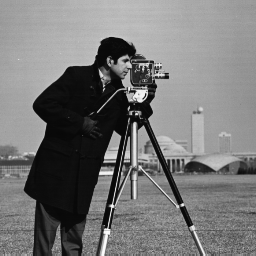
#> input picture Segundo/2Cuatrimestre/4C_Imagenes1/U3/Codigo/cameraman.tif, 256 x 256 px, given in place of punto.tif, which was not available; the run also reads 1 picture not shown here
$ python PDI_U3_Segmentacion.py   (older library calls are emulated)
#> lines starting #> are read from the running program, lines starting #| are printed output that depends on the picture; after the words box and inside, x2 and y2 are one past the last pixel; in counts of white or black regions, pixels touching at a corner belong together; pictures that were not available may be replaced by others from this repository, and a replacement may not be noted
import cv2
import numpy as np
import matplotlib.pyplot as plt

# Defininimos función para mostrar imágenes
def imshow(img, new_fig=True, title=None, color_img=False, blocking=False, colorbar=True, ticks=False):
    if new_fig:
        plt.figure()
    if color_img:
        plt.imshow(img)
    else:
        plt.imshow(img, cmap='gray')
    plt.title(title)
    if not ticks:
        plt.xticks([])
        plt.yticks([])
    if colorbar:
        plt.colorbar()
    if new_fig:
        plt.show(block=blocking)

# -------------------------------------------------------------------------------
# --- Detección de puntos -------------------------------------------------------
# -------------------------------------------------------------------------------
f = cv2.imread(r'D:\Github\TUIA\Segundo\2Cuatrimestre\4C_Imagenes1\U3\Codigo\punto.tif', cv2.IMREAD_GRAYSCALE)   # Leemos imagen
#> f is the input picture: shape (256, 256); min 7, max 253, mean 118.7
imshow(f, title="Imagen con un punto oculto")

w = -1*np.ones((3,3))                   # Definimos el kernel para...
w[1,1] = 8                              # ... detectar puntos
fp = cv2.filter2D(f, cv2.CV_64F, w)     # Filtramos
np.unique(fp)
imshow(fp, title="Filtrado con kernel para detectar Puntos")

fpn = abs(fp)                           # Acondicionamiento: abs()
# fpn = cv2.convertScaleAbs(fp)             # En este caso, no generaría problemas. Pero ver el ejemplo siguiente.
np.unique(fpn)
imshow(fpn, title="Filtrado + abs()")

f_point = fpn > fpn.max()*0.9           # Detección mediante umbralado
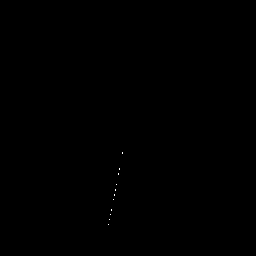
#> f_point: shape (256, 256) bool; 0.03% white in thin lines or dots, all inside (x1, y1, x2, y2) = (108, 152, 123, 225)
imshow(f_point, title="Puntos Segmentados")
np.sum(f_point)                         # Mostramos cuantos puntos detectamos

plt.figure()
ax = plt.subplot(221)
imshow(f,new_fig=False, title="Imagen Original")
plt.subplot(222, sharex=ax, sharey=ax), imshow(fp, new_fig=False, title="Filtrado")
plt.subplot(223, sharex=ax, sharey=ax), imshow(fpn, new_fig=False, title="Filtrado + abs()")
plt.subplot(224, sharex=ax, sharey=ax), imshow(f_point, new_fig=False, title="Filtrado + abs() + Umbralado")
plt.suptitle("Detección de Punto")
plt.show(block=False)

# -------------------------------------------------------------------------------
# --- Detección de lineas orientadas --------------------------------------------
# -------------------------------------------------------------------------------
f = cv2.imread('lineas_orientadas.tif', cv2.IMREAD_GRAYSCALE)   # Leemos imagen
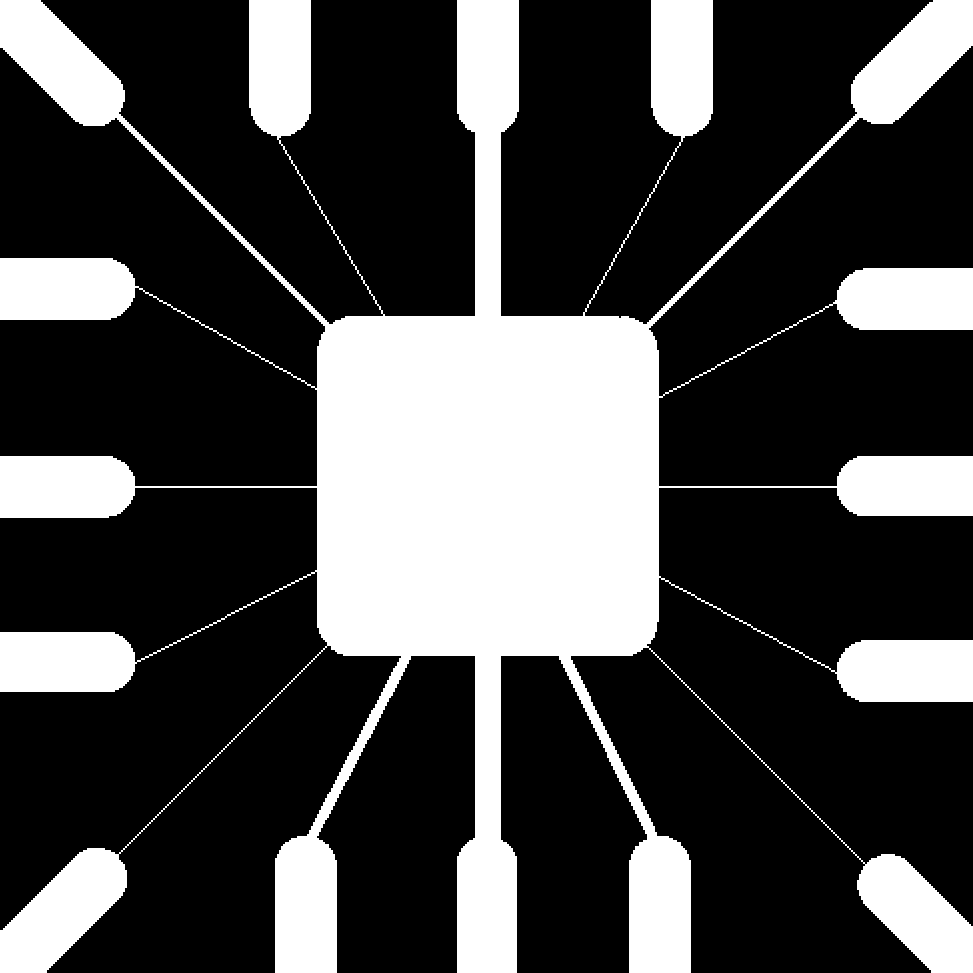
#> input picture Segundo/2Cuatrimestre/4C_Imagenes1/U3/Codigo/circuito.tif, 973 x 973 px, given in place of lineas_orientadas.tif, which was not available
#> f: shape (973, 973); 28.1% white; 1 white region, box (x1, y1, x2, y2) and area: (0, 0, 973, 973) 265583
f.shape
np.unique(f)
imshow(f, ticks=True, title="Imagen con lineas")

# Filtramos
w = np.array([[-1,-1,-1],[2,2,2],[-1,-1,-1]])     # Horizontal
# w = np.array([[-1,2,-1],[-1,2,-1],[-1,2,-1]])       # Vertical
# w = np.array([[-1,-1,2],[-1,2,-1],[2,-1,-1]])       # +45º
# w = np.array([[2,-1,-1],[-1,2,-1],[-1,-1,2]])       # -45º
f_fil = cv2.filter2D(f, cv2.CV_64F, w)
np.unique(f_fil)
imshow(f_fil, title="Filtrado con kernel para detectar lineas orientadas")

f_fil_abs = abs(f_fil)                          # Acondicionamos
# f_fil_abs = cv2.convertScaleAbs(f_fil)        # Así generaría problemas
np.unique(f_fil_abs)
imshow(f_fil_abs, title="Filtrado + abs()")

f_det = f_fil_abs >= f_fil_abs.max()*1.0    # Detección mediante umbralado
#> f_det: shape (973, 973) bool; 0.74% white in thin lines or dots
imshow(f_det, title="Lineas segmentadas")

plt.figure()
ax = plt.subplot(221)
imshow(f, new_fig=False, title="Imagen Original")
plt.subplot(222, sharex=ax, sharey=ax), imshow(f_fil, new_fig=False, title="Filtrado")
plt.subplot(223, sharex=ax, sharey=ax), imshow(f_fil_abs, new_fig=False, title="Filtrado + abs()")
plt.subplot(224, sharex=ax, sharey=ax), imshow(f_det, new_fig=False, title="Filtrado + abs() + Umbralado")
plt.suptitle("Detección de Lineas Orientadas")
plt.show(block=False)

# -------------------------------------------------------------------------------
# --- Detección de lineas orientadas - Otro Ejemplo -----------------------------
# -------------------------------------------------------------------------------
f = cv2.imread('circuito.tif', cv2.IMREAD_GRAYSCALE)   # Leemos imagen
f.shape
np.unique(f)
imshow(f, ticks=True)

# --- Version 1 ------------------------------------------
w = np.array([[-1,-1,2],[-1,2,-1],[2,-1,-1]])   # +45º
f_fil = cv2.filter2D(f, cv2.CV_64F, w)          # Filtramos
f_fil_acond = abs(f_fil)                        # Acondicionamos: abs()
f_det = f_fil_acond >= f_fil_acond.max()*1.0    # Detección mediante umbralado
#> f_det: shape (973, 973) bool; 0.11% white in thin lines or dots, all inside (x1, y1, x2, y2) = (118, 139, 866, 865)

np.unique(f_fil)
np.unique(f_fil_acond)

plt.figure()
ax = plt.subplot(221)
imshow(f, new_fig=False, title="Imagen Original", ticks=True)
plt.subplot(222, sharex=ax, sharey=ax), imshow(f_fil, new_fig=False, title="Filtrado", ticks=True)
plt.subplot(223, sharex=ax, sharey=ax), imshow(f_fil_acond, new_fig=False, title="Filtrado + Acondicionamiento", ticks=True)
plt.subplot(224, sharex=ax, sharey=ax), imshow(f_det, new_fig=False, title="Filtrado + abs() + Umbralado", ticks=True)
plt.suptitle("Detección de Lineas Orientadas")
plt.show(block=False)

# --- Version 2 (un poco mejor para este caso) --------------------------------
w = np.array([[-1,-1,2],[-1,2,-1],[2,-1,-1]])   # +45º
f_fil = cv2.filter2D(f, cv2.CV_64F, w)          # Filtramos
f_fil_acond = f_fil.copy()                      # Acondicionamos: A los valores < 0...
f_fil_acond[f_fil_acond<0] = 0                  # ... les asigno 0
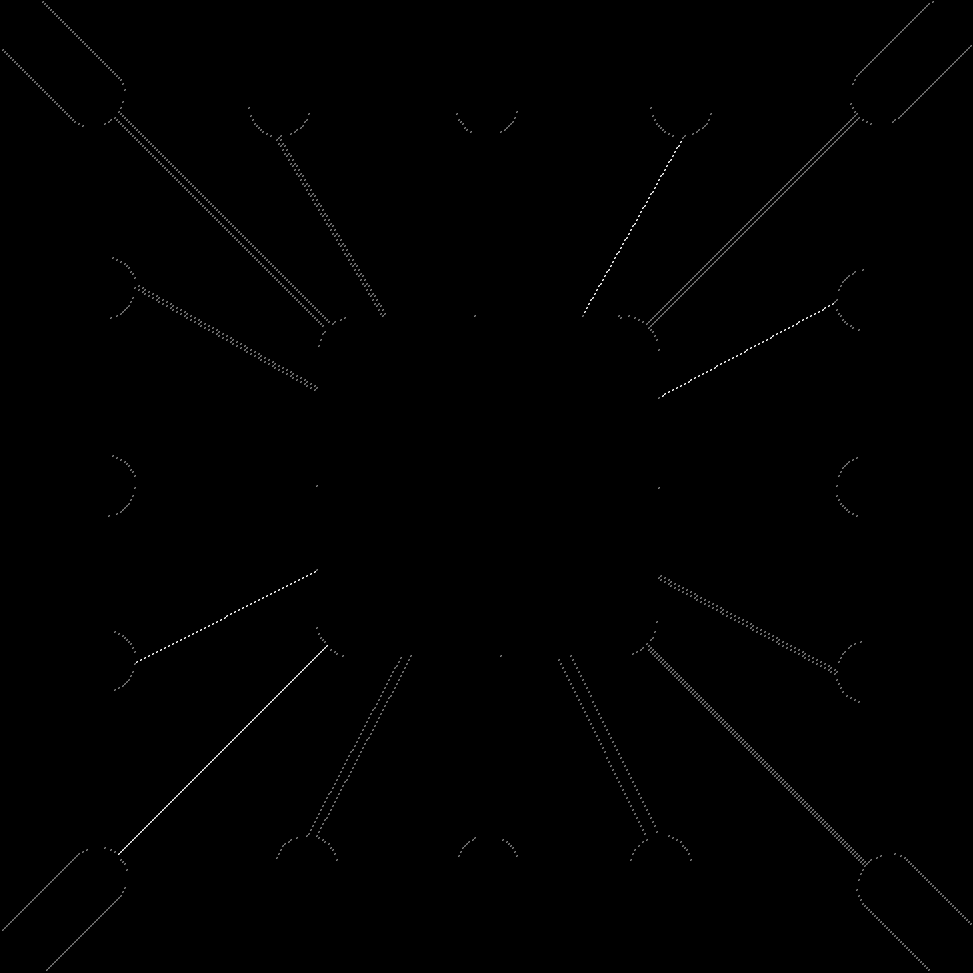
#> f_fil_acond: shape (973, 973) float64; min 0, max 1020, mean 3.6; drawn with min black and max white
f_det2 = f_fil_acond >= f_fil_acond.max()*0.9    # Detección mediante umbralado
#> f_det2: shape (973, 973) bool; 0.05% white in thin lines or dots, all inside (x1, y1, x2, y2) = (118, 141, 834, 855)

np.unique(f_fil)
np.unique(f_fil_acond)

plt.figure()
ax = plt.subplot(221)
imshow(f, new_fig=False, title="Imagen Original", ticks=True)
plt.subplot(222, sharex=ax, sharey=ax), imshow(f_fil, new_fig=False, title="Filtrado", ticks=True)
plt.subplot(223, sharex=ax, sharey=ax), imshow(f_fil_acond, new_fig=False, title="Filtrado + Acondicionamiento", ticks=True)
plt.subplot(224, sharex=ax, sharey=ax), imshow(f_det2, new_fig=False, title="Filtrado + abs() + Umbralado", ticks=True)
plt.suptitle("Detección de Lineas Orientadas")
plt.show(block=False)

# --- Comparo ambas versiones ------------------------------------------------
plt.figure()
ax = plt.subplot(121); imshow(f_det, new_fig=False, title="Version 1", colorbar=False)
plt.subplot(122, sharex=ax, sharey=ax), imshow(f_det2, new_fig=False, title="Version 2", colorbar=False)
plt.show(block=False)

# -------------------------------------------------------------------------------
# --- Detección de Bordes - Gradiente -------------------------------------------
# -------------------------------------------------------------------------------
# Cargo Imagen
f = cv2.imread('building.tif', cv2.IMREAD_GRAYSCALE)
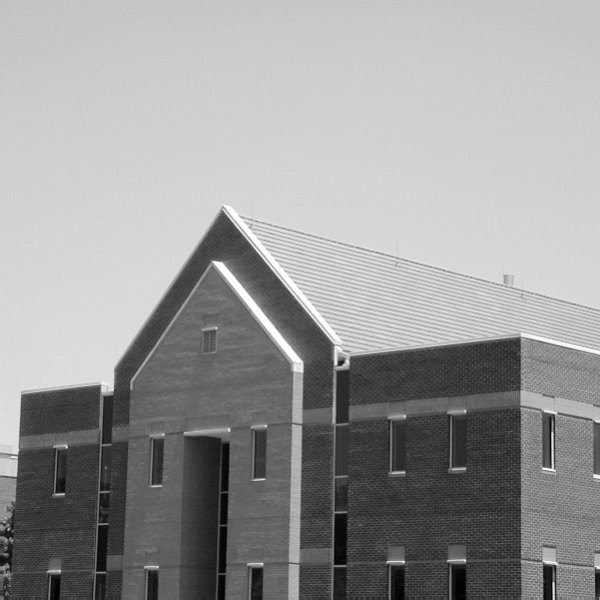
#> input picture Segundo/2Cuatrimestre/4C_Imagenes1/U3/Codigo/building.tif, 600 x 600 px
#> f is the input picture: shape (600, 600); min 0, max 255, mean 152.9
f.dtype
f.shape
imshow(f)
#> in imshow (call 28), `plt.show(block=blocking)`:
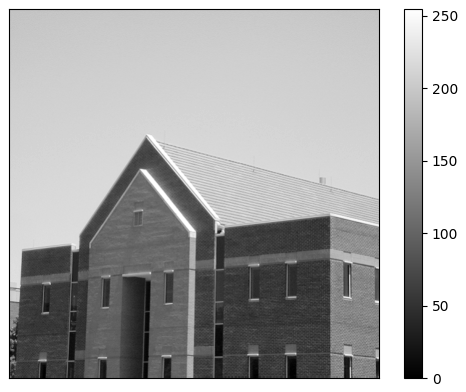
#> figure drawn by matplotlib, 2 panels

# Filtrado
ddepth = cv2.CV_16S  # Formato salida
grad_x = cv2.Sobel(f, ddepth, 1, 0, ksize=3) # https://docs.opencv.org/3.4/d4/d86/group__imgproc__filter.html#gacea54f142e81b6758cb6f375ce782c8d
grad_y = cv2.Sobel(f, ddepth, 0, 1, ksize=3) # Tutorial: https://opencv-python-tutroals.readthedocs.io/en/latest/py_tutorials/py_imgproc/py_gradients/py_gradients.html
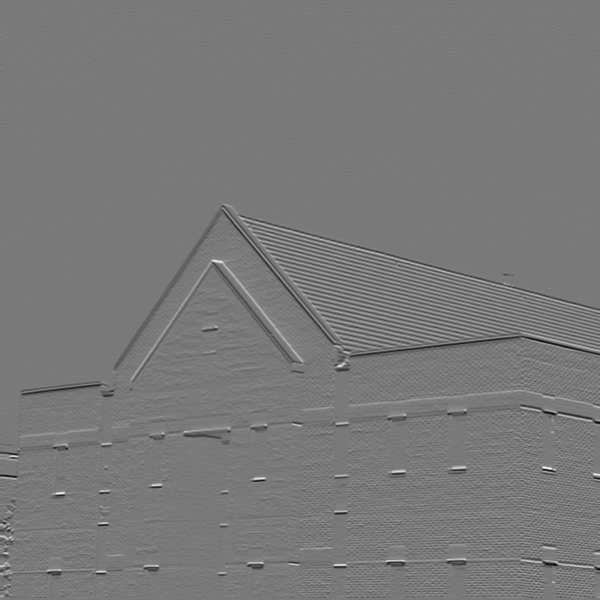
#> grad_y: shape (600, 600) int16; min -621, max 680, mean -1.7; drawn with min black and max white
np.unique(grad_x)
np.unique(grad_y)

# Acondicionamiento
abs_grad_x = cv2.convertScaleAbs(grad_x)                        # abs() + casting uint8
abs_grad_y = cv2.convertScaleAbs(grad_y)                        #
grad = cv2.addWeighted(abs_grad_x, 0.5, abs_grad_y, 0.5, 0)     # Combinamos.  https://docs.opencv.org/3.4/d5/dc4/tutorial_adding_images.html
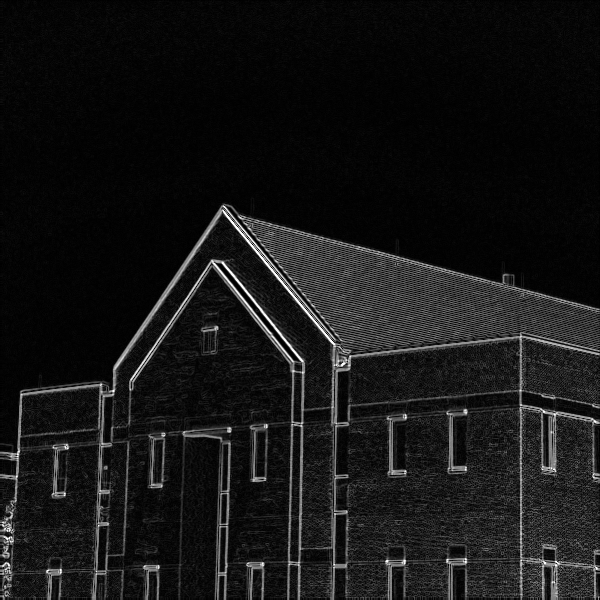
#> grad: shape (600, 600); min 0, max 255, mean 21.9

plt.figure()
ax = plt.subplot(221)
imshow(f, new_fig=False, title="Imagen Original", ticks=True)
plt.subplot(222, sharex=ax, sharey=ax), imshow(abs_grad_x, new_fig=False, title="Sobel x", ticks=True)
plt.subplot(223, sharex=ax, sharey=ax), imshow(abs_grad_y, new_fig=False, title="Sobel y", ticks=True)
plt.subplot(224, sharex=ax, sharey=ax), imshow(grad, new_fig=False, title="Gradiente", ticks=True)
plt.show(block=False)

# Umbralizamos los gradientes
abs_grad_x_th = np.zeros_like(abs_grad_x)
abs_grad_x_th[abs_grad_x == abs_grad_x.max()] = 255

abs_grad_y_th = np.zeros_like(abs_grad_y)
abs_grad_y_th[abs_grad_y == abs_grad_y.max()] = 255

grad_th = np.zeros_like(grad)
grad_th[grad >= 0.5*grad.max()] = 255

plt.figure()
ax = plt.subplot(221)
imshow(abs_grad_x, new_fig=False, title="Sobel x")
plt.subplot(222, sharex=ax, sharey=ax), imshow(abs_grad_x_th, new_fig=False, title="Sobel x + Umbralado")
plt.subplot(223, sharex=ax, sharey=ax), imshow(abs_grad_y, new_fig=False, title="Sobel y")
plt.subplot(224, sharex=ax, sharey=ax), imshow(abs_grad_y_th, new_fig=False, title="Sobel y + Umbralado")
plt.show(block=False)
#> (the rest of the program and of its run is left out)
